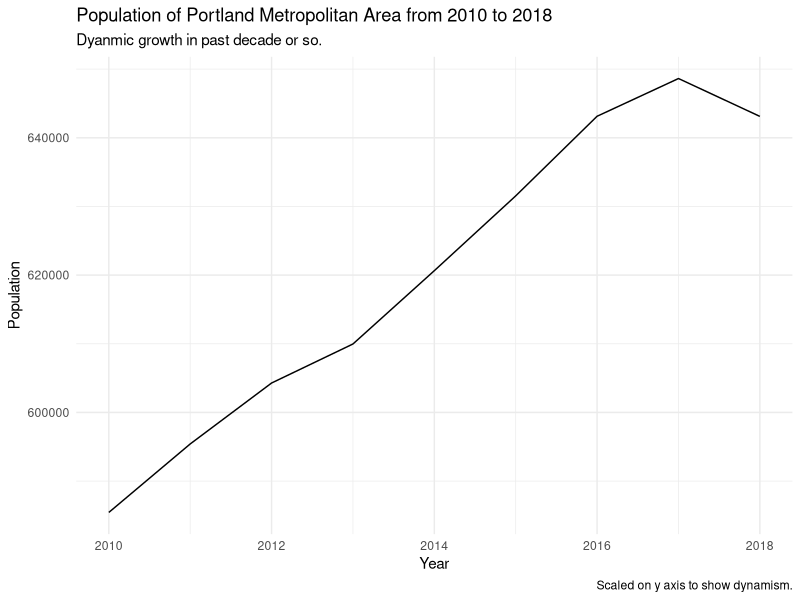

The R source for this figure: (Note: this script raises an error after producing the figure.)

library(tidyverse)

pop <- read_csv("raw-data/2010-2018 census pop estimates.csv", col_types = cols(
  Year = col_double(),
  PopulationCen = col_double()
))

popplot <- ggplot(pop, aes(x = Year, y = PopulationCen)) +
  geom_line() +
  ylab("Population") +
  labs(
    title = "Population of Portland Metropolitan Area from 2010 to 2018",
    subtitle = "Dyanmic growth in past decade or so.",
    caption = "Scaled on y axis to show dynamism."
  ) +
  theme_minimal()

ggsave(filename = "popplot.png", plot = popplot, device = png())

file_copy(
  path = "popplot.png",
  new_path = "finalproject/popplot.png",
  overwrite = TRUE
)

popplot2 <- ggplot(pop, aes(x = Year, y = PopulationCen)) +
  geom_line() +
  ylab("Population") +
  labs(
    title = "Population of Portland Metropolitan Area from 2010 to 2018",
    caption = "This version is not scaled on the y axis."
  ) +
  scale_y_continuous(limits = c(0, NA)) +
  theme_minimal()

ggsave(filename = "popplot2.png", plot = popplot2, device = png())

file_copy(
  path = "popplot2.png",
  new_path = "finalproject/popplot2.png",
  overwrite = TRUE
)

popmodel <- lm(formula = PopulationCen ~ Year, data = pop)

popfuture <- tibble(Year = c(2019, 2020, 2021, 2022, 2023))

predict(popmodel, newdata = popfuture)

poprows <- tibble(
  PopulationCen = predict(popmodel, newdata = popfuture),
  Year = c(2019, 2020, 2021, 2022, 2023)
)

poprows <- poprows %>%
  mutate(PopulationCen = round(PopulationCen, digits = 0))

poppred <- pop %>% bind_rows(poprows)

poppredplot <- ggplot(poppred, aes(x = Year, y = PopulationCen)) +
  geom_line() +
  labs(
    title = "Predicted Population Change Over Time",
    subtitle = "2019 through 2023 Predicted",
    caption = "Scaled on y axis to show dynamism.
    Vertical line denotes start of predicted data."
  ) +
  ylab("Population") +
  theme_minimal() +
  geom_vline(xintercept = 2019, color = "blue")

ggsave(filename = "poppredplot.png", plot = poppredplot, device = png())

file_copy(
  path = "poppredplot.png",
  new_path = "finalproject/poppredplot.png",
  overwrite = TRUE
)

poppredplot2 <- ggplot(poppred, aes(x = Year, y = PopulationCen)) +
  geom_line() +
  labs(
    title = "Predicted Population Change Over Time",
    subtitle = "2019 through 2023 Predicted",
    caption = "Not Scaled on y axis.
    Vertical line denotes start of predicted data."
  ) +
  ylab("Population") +
  theme_minimal() +
  geom_vline(xintercept = 2019, color = "blue") +
  scale_y_continuous(limits = c(0, NA))

ggsave(filename = "poppredplot2.png", plot = poppredplot2, device = png())

file_copy(
  path = "poppredplot2.png",
  new_path = "finalproject/poppredplot2.png",
  overwrite = TRUE
)
